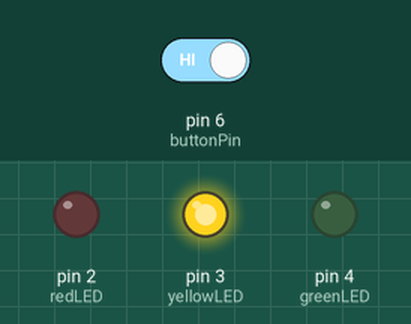
Recording of a sketch running on a simulated Arduino Uno, built with avr-gcc and run on an emulated ATmega328P. Shown: output pins drawn as LEDs (lit = HIGH). The test bench sets the inputs (shaded band); at power-on: pin 6 (buttonPin) HIGH.

Above: at 9.1 s.
18.1 s: pin 6 (buttonPin) driven LOW
At 26.4 s:
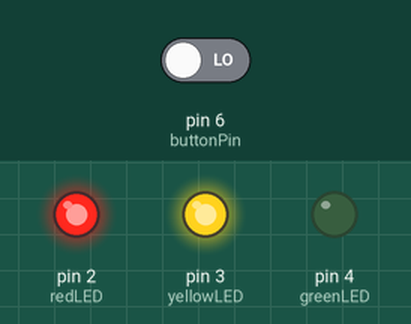
At 28.0 s:
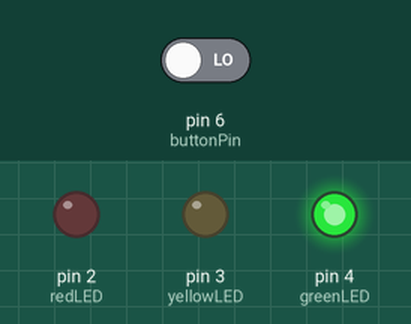
28.5 s: pin 6 (buttonPin) driven HIGH
At 31.8 s:
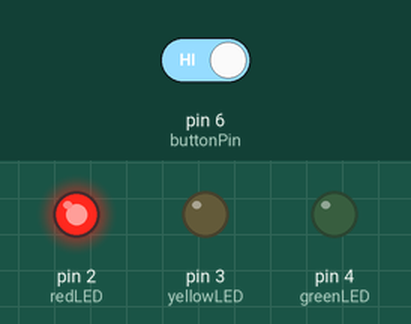
Timing chart, 0 to 45.0 s (numbered marks = the images above; inputs shaded):
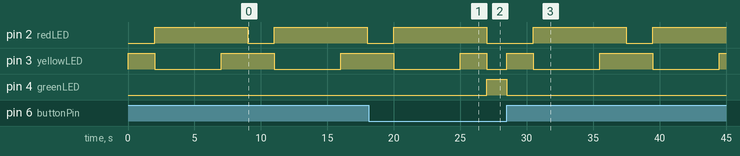

Measured:
- after the input at 18.1 s, pin 4 (greenLED): LOW → HIGH after 8.9 s
- after the input at 28.5 s, pin 2 (redLED): LOW → HIGH after 2.0 s instead of 10.5 s; pin 4 (greenLED): HIGH → LOW after 0.00 s instead of 8.5 s
- by itself, pin 2 (redLED): alternates HIGH for 7.0 s and LOW for 2.0 s

The sketch:

trafficLight.ino
```cpp
#define redLED 2
#define yellowLED 3
#define greenLED 4
#define buttonPin 6

boolean buttonPressed = false;

void setup() {
  // set digital pins to act as outputs and inputs
   pinMode(redLED, OUTPUT);
   pinMode(yellowLED, OUTPUT);
   pinMode(greenLED, OUTPUT);
   pinMode(buttonPin, INPUT);
}

void loop() {
  boolean buttonPressed = false;
  long lastGreenTime = millis();
  while(buttonPressed == false && ( millis() - lastGreenTime < 10000) ){
    digitalWrite(greenLED, HIGH);   // turn the LED on (HIGH is the voltage level)
    buttonPressed = digitalRead(buttonPin);
  }

  digitalWrite(greenLED, LOW);    // turn the LED off by making the voltage LOW

  digitalWrite(yellowLED, HIGH);  // turn the LED on (HIGH is the voltage level)
  delay(2000);                    // wait for a second
  digitalWrite(yellowLED, LOW);   // turn the LED off by making the voltage LOW

  digitalWrite(redLED, HIGH);     // turn the LED on (HIGH is the voltage level)
  delay(5000);                    // wait for two seconds
  digitalWrite(yellowLED, HIGH);
  delay(2000);                    // wait for a second
  digitalWrite(redLED, LOW);      // turn the LED off by making the voltage LOW
  digitalWrite(yellowLED, LOW);

}
```
